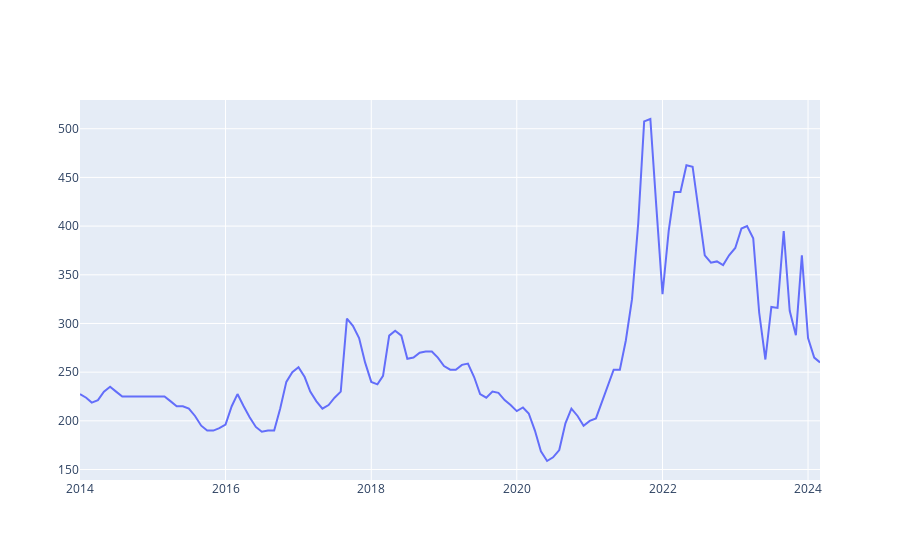

Notebook source saved alongside this figure:
### Markdown cell above
### Watch the trend of price

### Code cell
# Import necessary modules
import plotly.graph_objs as go
from plotly.offline import init_notebook_mode, iplot

# Initialize notebook mode for Plotly
init_notebook_mode(connected=True)

# Plotting the data: price vs period
fig = go.Figure(data=[go.Scatter(x=df_price['Period'], y=df_price['Target_SodaAshLightChinaSpotExportAverageFOBChinaUSperMetricTon'])])

# Plot the figure 
iplot(fig)
